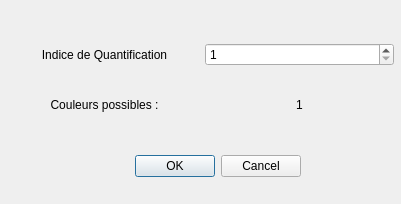
<?xml version="1.0" encoding="UTF-8"?>
<ui version="4.0">
 <class>QuantiDialog</class>
 <widget class="QDialog" name="QuantiDialog">
  <property name="geometry">
   <rect>
    <x>0</x>
    <y>0</y>
    <width>401</width>
    <height>204</height>
   </rect>
  </property>
  <property name="windowTitle">
   <string>Dialog</string>
  </property>
  <widget class="QDialogButtonBox" name="buttonBox">
   <property name="geometry">
    <rect>
     <x>-40</x>
     <y>150</y>
     <width>341</width>
     <height>32</height>
    </rect>
   </property>
   <property name="orientation">
    <enum>Qt::Horizontal</enum>
   </property>
   <property name="standardButtons">
    <set>QDialogButtonBox::Cancel|QDialogButtonBox::Ok</set>
   </property>
  </widget>
  <widget class="QWidget" name="layoutWidget_2">
   <property name="geometry">
    <rect>
     <x>10</x>
     <y>40</y>
     <width>384</width>
     <height>30</height>
    </rect>
   </property>
   <layout class="QHBoxLayout" name="horizontalLayout_bottom">
    <item>
     <widget class="QLabel" name="quanti_label">
      <property name="text">
       <string>Indice de Quantification</string>
      </property>
      <property name="alignment">
       <set>Qt::AlignCenter</set>
      </property>
     </widget>
    </item>
    <item>
     <widget class="QDoubleSpinBox" name="area_quanti">
      <property name="decimals">
       <number>0</number>
      </property>
      <property name="minimum">
       <double>1.000000000000000</double>
      </property>
      <property name="maximum">
       <double>255.000000000000000</double>
      </property>
     </widget>
    </item>
   </layout>
  </widget>
  <widget class="QPushButton" name="pushButton">
   <property name="geometry">
    <rect>
     <x>149</x>
     <y>310</y>
     <width>384</width>
     <height>28</height>
    </rect>
   </property>
   <property name="cursor">
    <cursorShape>ArrowCursor</cursorShape>
   </property>
   <property name="text">
    <string>Use PointPicking</string>
   </property>
  </widget>
  <widget class="QLabel" name="quanti_label_2">
   <property name="geometry">
    <rect>
     <x>120</x>
     <y>90</y>
     <width>174</width>
     <height>28</height>
    </rect>
   </property>
   <property name="text">
    <string/>
   </property>
   <property name="alignment">
    <set>Qt::AlignCenter</set>
   </property>
  </widget>
  <widget class="QWidget" name="layoutWidget_4">
   <property name="geometry">
    <rect>
     <x>10</x>
     <y>90</y>
     <width>384</width>
     <height>30</height>
    </rect>
   </property>
   <layout class="QHBoxLayout" name="horizontalLayout_bottom_4">
    <item>
     <widget class="QLabel" name="quanti_label_5">
      <property name="text">
       <string>Couleurs possibles :</string>
      </property>
      <property name="alignment">
       <set>Qt::AlignCenter</set>
      </property>
      <property name="margin">
       <number>0</number>
      </property>
     </widget>
    </item>
    <item>
     <widget class="QLabel" name="nb_color_label">
      <property name="text">
       <string>1</string>
      </property>
      <property name="alignment">
       <set>Qt::AlignCenter</set>
      </property>
     </widget>
    </item>
   </layout>
  </widget>
 </widget>
 <resources/>
 <connections>
  <connection>
   <sender>buttonBox</sender>
   <signal>accepted()</signal>
   <receiver>QuantiDialog</receiver>
   <slot>accept()</slot>
   <hints>
    <hint type="sourcelabel">
     <x>248</x>
     <y>254</y>
    </hint>
    <hint type="destinationlabel">
     <x>157</x>
     <y>274</y>
    </hint>
   </hints>
  </connection>
  <connection>
   <sender>buttonBox</sender>
   <signal>rejected()</signal>
   <receiver>QuantiDialog</receiver>
   <slot>reject()</slot>
   <hints>
    <hint type="sourcelabel">
     <x>316</x>
     <y>260</y>
    </hint>
    <hint type="destinationlabel">
     <x>286</x>
     <y>274</y>
    </hint>
   </hints>
  </connection>
 </connections>
</ui>
